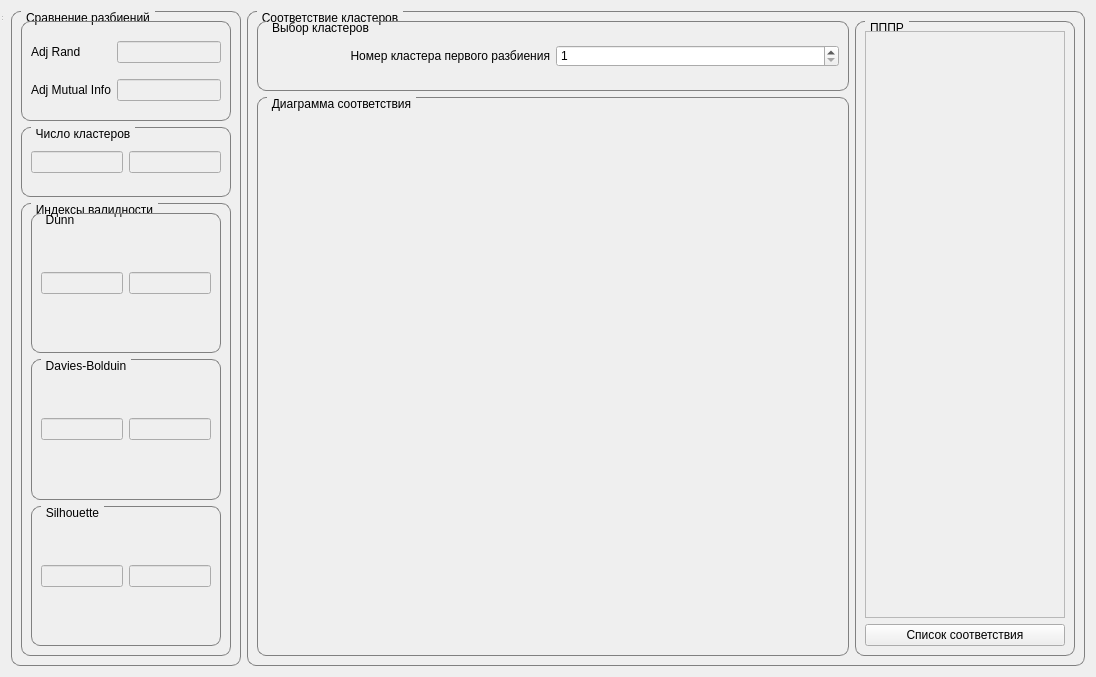
<?xml version="1.0" encoding="UTF-8"?>
<ui version="4.0">
 <class>Form</class>
 <widget class="QWidget" name="Form">
  <property name="geometry">
   <rect>
    <x>0</x>
    <y>0</y>
    <width>1096</width>
    <height>677</height>
   </rect>
  </property>
  <property name="windowTitle">
   <string>Cluster comparison</string>
  </property>
  <property name="styleSheet">
   <string notr="true">QGroupBox {
    border: 1px solid gray;
    border-radius: 9px;
    margin-top: 0.5em;
}

QGroupBox::title {
    subcontrol-origin: margin;
    left: 10px;
    padding: 0 3px 0 3px;
}

</string>
  </property>
  <layout class="QGridLayout" name="gridLayout_16">
   <item row="1" column="0">
    <layout class="QGridLayout" name="gridLayout">
     <item row="0" column="0">
      <widget class="QGroupBox" name="groupBox">
       <property name="minimumSize">
        <size>
         <width>230</width>
         <height>0</height>
        </size>
       </property>
       <property name="maximumSize">
        <size>
         <width>230</width>
         <height>16777215</height>
        </size>
       </property>
       <property name="styleSheet">
        <string notr="true"/>
       </property>
       <property name="title">
        <string>Сравнение разбиений</string>
       </property>
       <layout class="QGridLayout" name="gridLayout_6">
        <item row="0" column="0">
         <widget class="QGroupBox" name="groupBox_6">
          <property name="minimumSize">
           <size>
            <width>0</width>
            <height>70</height>
           </size>
          </property>
          <property name="maximumSize">
           <size>
            <width>16777215</width>
            <height>100</height>
           </size>
          </property>
          <property name="title">
           <string/>
          </property>
          <layout class="QGridLayout" name="gridLayout_10">
           <item row="0" column="1">
            <widget class="QLineEdit" name="le_adj_rand">
             <property name="enabled">
              <bool>false</bool>
             </property>
            </widget>
           </item>
           <item row="0" column="0">
            <widget class="QLabel" name="label_8">
             <property name="text">
              <string>Adj Rand</string>
             </property>
            </widget>
           </item>
           <item row="1" column="0">
            <widget class="QLabel" name="label_9">
             <property name="text">
              <string>Adj Mutual Info</string>
             </property>
            </widget>
           </item>
           <item row="1" column="1">
            <widget class="QLineEdit" name="le_adj_mut_info">
             <property name="enabled">
              <bool>false</bool>
             </property>
            </widget>
           </item>
          </layout>
         </widget>
        </item>
        <item row="1" column="0">
         <widget class="QGroupBox" name="groupBox_7">
          <property name="minimumSize">
           <size>
            <width>0</width>
            <height>70</height>
           </size>
          </property>
          <property name="maximumSize">
           <size>
            <width>16777215</width>
            <height>70</height>
           </size>
          </property>
          <property name="title">
           <string>Число кластеров</string>
          </property>
          <layout class="QGridLayout" name="gridLayout_11">
           <item row="0" column="0">
            <widget class="QLineEdit" name="amount_of_clusters_first_splitting">
             <property name="enabled">
              <bool>false</bool>
             </property>
            </widget>
           </item>
           <item row="0" column="1">
            <widget class="QLineEdit" name="amount_of_clusters_second_splitting">
             <property name="enabled">
              <bool>false</bool>
             </property>
            </widget>
           </item>
          </layout>
         </widget>
        </item>
        <item row="2" column="0">
         <widget class="QGroupBox" name="groupBox_8">
          <property name="title">
           <string>Индексы валидности</string>
          </property>
          <layout class="QGridLayout" name="gridLayout_12">
           <item row="1" column="0">
            <widget class="QGroupBox" name="groupBox_12">
             <property name="title">
              <string>Davies-Bolduin</string>
             </property>
             <layout class="QGridLayout" name="gridLayout_14">
              <item row="0" column="0">
               <widget class="QLineEdit" name="db_value_1">
                <property name="enabled">
                 <bool>false</bool>
                </property>
               </widget>
              </item>
              <item row="0" column="1">
               <widget class="QLineEdit" name="db_value_2">
                <property name="enabled">
                 <bool>false</bool>
                </property>
               </widget>
              </item>
             </layout>
            </widget>
           </item>
           <item row="0" column="0">
            <widget class="QGroupBox" name="groupBox_11">
             <property name="title">
              <string>Dunn</string>
             </property>
             <layout class="QGridLayout" name="gridLayout_13">
              <item row="0" column="0">
               <widget class="QLineEdit" name="dunn_value_1">
                <property name="enabled">
                 <bool>false</bool>
                </property>
               </widget>
              </item>
              <item row="0" column="1">
               <widget class="QLineEdit" name="dunn_value_2">
                <property name="enabled">
                 <bool>false</bool>
                </property>
               </widget>
              </item>
             </layout>
            </widget>
           </item>
           <item row="2" column="0">
            <widget class="QGroupBox" name="groupBox_13">
             <property name="title">
              <string>Silhouette</string>
             </property>
             <layout class="QGridLayout" name="gridLayout_15">
              <item row="0" column="0">
               <widget class="QLineEdit" name="silhouette_value_1">
                <property name="enabled">
                 <bool>false</bool>
                </property>
               </widget>
              </item>
              <item row="0" column="1">
               <widget class="QLineEdit" name="silhouette_value_2">
                <property name="enabled">
                 <bool>false</bool>
                </property>
               </widget>
              </item>
             </layout>
            </widget>
           </item>
          </layout>
         </widget>
        </item>
       </layout>
      </widget>
     </item>
     <item row="0" column="1">
      <widget class="QGroupBox" name="groupBox_4">
       <property name="minimumSize">
        <size>
         <width>604</width>
         <height>0</height>
        </size>
       </property>
       <property name="styleSheet">
        <string notr="true"/>
       </property>
       <property name="title">
        <string>Соответствие кластеров</string>
       </property>
       <layout class="QGridLayout" name="gridLayout_2">
        <item row="0" column="0">
         <widget class="QGroupBox" name="groupBox_5">
          <property name="maximumSize">
           <size>
            <width>16777215</width>
            <height>70</height>
           </size>
          </property>
          <property name="title">
           <string>Выбор кластеров</string>
          </property>
          <layout class="QGridLayout" name="gridLayout_5">
           <item row="0" column="0">
            <widget class="QLabel" name="label_3">
             <property name="text">
              <string>Номер кластера первого разбиения</string>
             </property>
             <property name="alignment">
              <set>Qt::AlignRight|Qt::AlignTrailing|Qt::AlignVCenter</set>
             </property>
            </widget>
           </item>
           <item row="0" column="1">
            <widget class="QSpinBox" name="pie_cluster">
             <property name="minimum">
              <number>1</number>
             </property>
            </widget>
           </item>
          </layout>
         </widget>
        </item>
        <item row="1" column="0">
         <widget class="QGroupBox" name="plot_groupbox">
          <property name="title">
           <string>Диаграмма соответствия</string>
          </property>
          <layout class="QGridLayout" name="gridLayout_3">
           <item row="0" column="0">
            <layout class="QVBoxLayout" name="plot_layout"/>
           </item>
          </layout>
         </widget>
        </item>
        <item row="0" column="1" rowspan="2">
         <widget class="QGroupBox" name="assistant_gb">
          <property name="maximumSize">
           <size>
            <width>220</width>
            <height>16777215</height>
           </size>
          </property>
          <property name="title">
           <string>ПППР</string>
          </property>
          <layout class="QVBoxLayout" name="verticalLayout">
           <item>
            <widget class="QTextEdit" name="assistant_te">
             <property name="enabled">
              <bool>false</bool>
             </property>
             <property name="acceptDrops">
              <bool>false</bool>
             </property>
             <property name="undoRedoEnabled">
              <bool>false</bool>
             </property>
            </widget>
           </item>
           <item>
            <widget class="QPushButton" name="get_cluster_list_pb">
             <property name="text">
              <string>Список соответствия</string>
             </property>
            </widget>
           </item>
          </layout>
         </widget>
        </item>
       </layout>
      </widget>
     </item>
    </layout>
   </item>
  </layout>
  <widget class="QStatusBar" name="statusbar">
   <property name="geometry">
    <rect>
     <x>0</x>
     <y>0</y>
     <width>3</width>
     <height>22</height>
    </rect>
   </property>
  </widget>
 </widget>
 <resources/>
 <connections/>
</ui>
